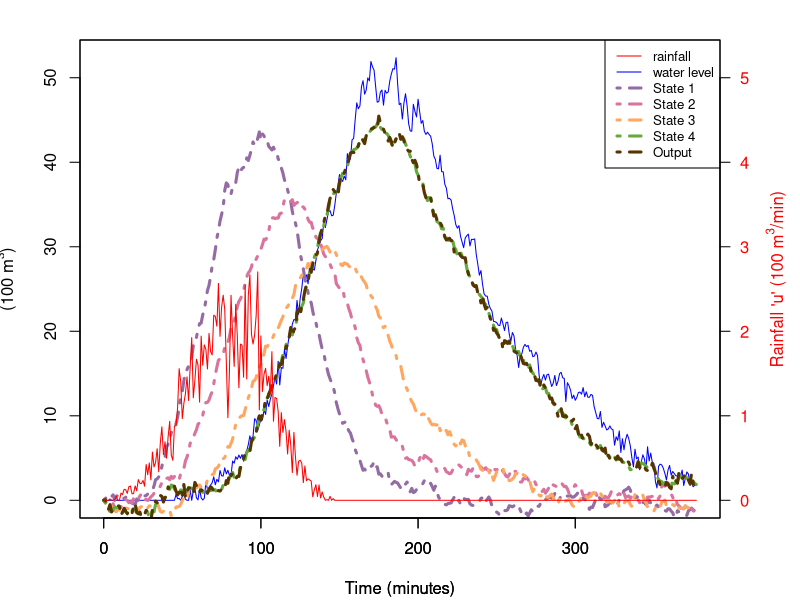

R code for this plot:
setwd(dirname(dirname(rstudioapi::getActiveDocumentContext()$path)));getwd() # automatically sets WD to repo-base

b1 <- read.csv("data/rain1.csv")
b2 <- read.csv("data/rain2.csv")
b3 <- read.csv("data/rain3.csv")
b4 <- read.csv("data/rain4.csv")
set.seed(69)

# parameters
a <- 0.04
sigma1 <- 0.1
sigma2 <- 0.1
K_states <- 4

N <- length(b1$minutes) # dependent on what experiment we use

# initial state
X <- matrix(nrow=K_states,ncol=N)
X0 <- c(0,0,0,0) # column vector
X[,1] <- X0

A <- matrix(c(1-a,0,0,0,
              a,1-a,0,0,
              0,a,1-a,0,
              0,0,a,0.98),nrow=K_states, byrow=TRUE)
B <- matrix(c(1,0,0,0),nrow=K_states) # column
C <- matrix(c(0,0,0,1),nrow=1) # row 
Sigma1 <- diag(K_states)*sigma1
Sigma2 <- matrix(sigma2)

Y <- numeric(N)
Y[1] <- C%*%X[,1] + sqrt(Sigma2) %*% rnorm(1) # scalar (the level of water in basin)

# running N steps Kalman filtering with input u_t (rainfall)
for (I in 2:N){
  X[,I] <- A %*% X[,I-1,drop=FALSE] + B%*%b1$u[I-1] + chol(Sigma1) %*% matrix(rnorm(K_states),ncol=1) #rnorm is sqrt(|X_t-1|) = G(X_t-1)
  Y[I] <- C %*% X[,I] + sqrt(Sigma2) %*% rnorm(1)
}



### plotting
y_max <- max(b1$y)
old_mar <- par("mar")
par(mfrow=c(1,1), oma=c(0,0,0,3), mar=c(4.1, 4, 2, 1))

# right side will be the water level for, left will be input water rain

plot(b1$minutes, b1$y, col="blue", type="l", 
     xlab="Time (minutes)", ylab=expression(paste("(100 ", m^3, ")")),
     ylim=c(0, y_max))
# axis(side=4, col.axis="blue", las=1)
# mtext(expression(paste("y (100 ", m^3, ")")), side=4, line=2.5, col="blue")

lw=3;lt=4
lines(b1$minutes,X[1,], col="#946ca3", lwd=lw, lty=lt)
lines(b1$minutes,X[2,], col="#da739e", lwd=lw, lty=lt)
lines(b1$minutes,X[3,], col="#ffa760", lwd=lw, lty=lt)
lines(b1$minutes,X[4,], col="#64aa3c", lwd=lw, lty=lt)
lines(b1$minutes,Y, col="#573500", lwd=lw, lty=lt)
legend("topright", 
       legend = c("rainfall", "water level", "State 1", "State 2", "State 3", "State 4", "Output"), 
       col = c("red","blue","#946ca3", "#da739e", "#ffa760", "#64aa3c", "#573500"), 
       lwd = c(1, 1, lw, lw, lw, lw, lw),
       lty = c(1, 1, lt, lt, lt, lt, lt),
       cex=0.8)

par(new=TRUE)
plot(b1$minutes, b1$u, 
     col="red", lwd=1, type="l",
     xlab="Time (minutes)", ylab="", yaxt="n",
     main="", ylim=c(0, y_max/10))
axis(side=4, col.axis="red", las=1)
mtext(expression(paste("Rainfall 'u' (100 ", m^3, "/min)")), side=4, line=2.5, col="red")
